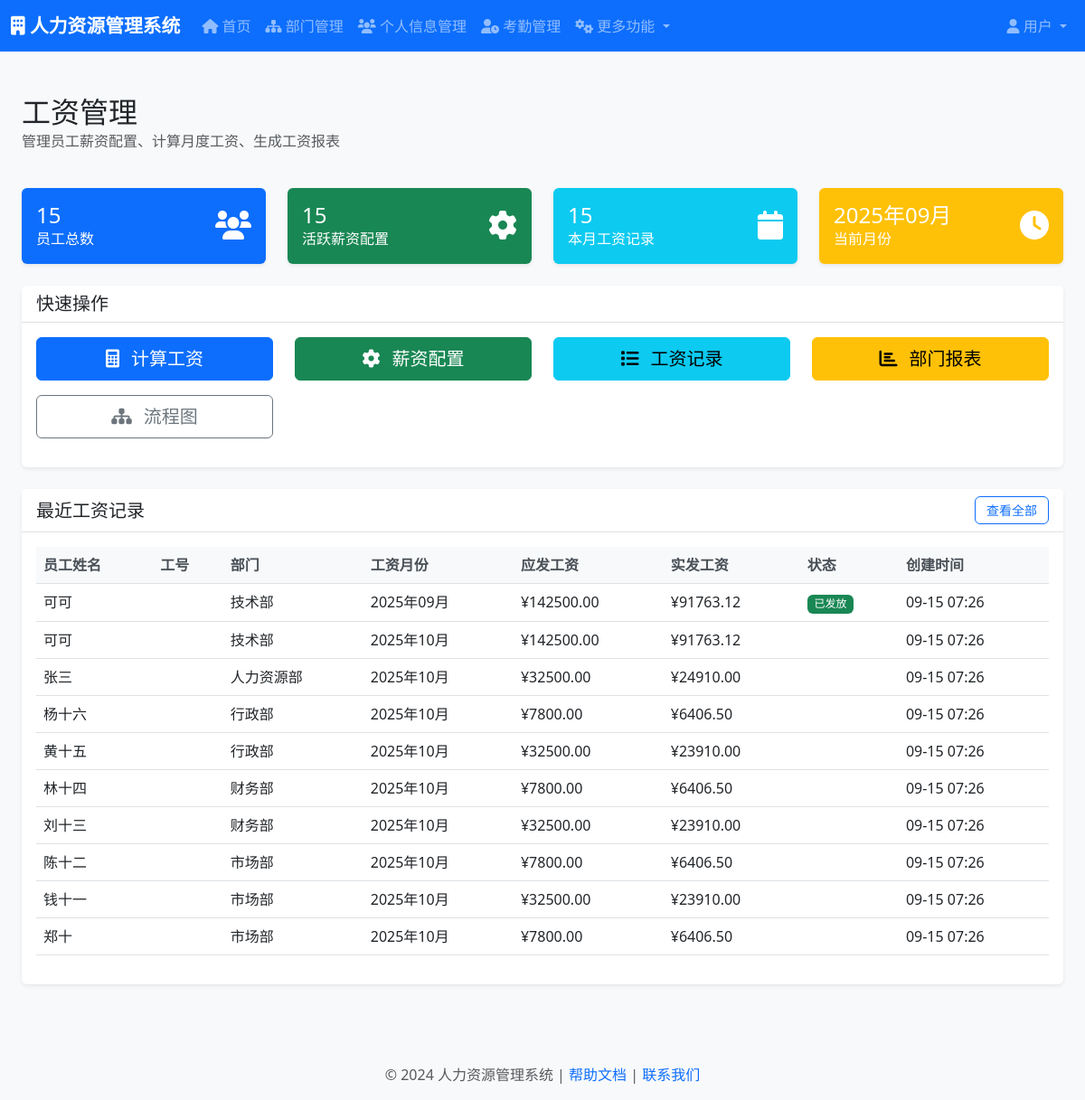
The page /salary/ on the database its author committed.
### salary_management/models.py (models this page shows, shortened)
class MonthlySalary(models.Model):
    STATUS_CHOICES = [
        ('DRAFT', '草稿'),
        ('CALCULATED', '已计算'),
        ('APPROVED', '已审批'),
        ('PAID', '已发放'),
    ]
    employee = models.ForeignKey(
        Personal, on_delete=models.CASCADE,
        verbose_name='员工', related_name='monthly_salaries'
    )
    salary_month = models.DateField(verbose_name='工资月份')
    basic_salary = models.DecimalField(
        max_digits=10, decimal_places=2,
        validators=[MinValueValidator(Decimal('0'))],
        verbose_name='基本工资'
    )
    performance_salary = models.DecimalField(
        max_digits=10, decimal_places=2, default=0,
        validators=[MinValueValidator(Decimal('0'))],
        verbose_name='绩效工资'
    )
    allowance = models.DecimalField(
        max_digits=10, decimal_places=2, default=0,
        validators=[MinValueValidator(Decimal('0'))],
        verbose_name='津贴补贴'
    )
    bonus = models.DecimalField(
        max_digits=10, decimal_places=2, default=0,
        validators=[MinValueValidator(Decimal('0'))],
        verbose_name='奖金'
    )
    overtime_pay = models.DecimalField(
        max_digits=10, decimal_places=2, default=0,
        validators=[MinValueValidator(Decimal('0'))],
        verbose_name='加班费'
    )
    gross_salary = models.DecimalField(
        max_digits=10, decimal_places=2,
        validators=[MinValueValidator(Decimal('0'))],
        verbose_name='应发工资'
    )
    social_insurance = models.DecimalField(
        max_digits=10, decimal_places=2, default=0,
        validators=[MinValueValidator(Decimal('0'))],
        verbose_name='社会保险'
    )
    housing_fund = models.DecimalField(
        max_digits=10, decimal_places=2, default=0,
        validators=[MinValueValidator(Decimal('0'))],
        verbose_name='住房公积金'
    )
    income_tax = models.DecimalField(
        max_digits=10, decimal_places=2, default=0,
        validators=[MinValueValidator(Decimal('0'))],
        verbose_name='个人所得税'
    )
    other_deduction = models.DecimalField(
        max_digits=10, decimal_places=2, default=0,
        validators=[MinValueValidator(Decimal('0'))],
        verbose_name='其他扣款'
    )
    total_deduction = models.DecimalField(
        max_digits=10, decimal_places=2,
        validators=[MinValueValidator(Decimal('0'))],
        verbose_name='扣款合计'
    )
    net_salary = models.DecimalField(
        max_digits=10, decimal_places=2,
        validators=[MinValueValidator(Decimal('0'))],
        verbose_name='实发工资'
    )
    status = models.CharField(
        max_length=20, choices=STATUS_CHOICES,
        default='DRAFT', verbose_name='状态'
    )
    pay_date = models.DateField(null=True, blank=True, verbose_name='发放日期')
    bank_account = models.CharField(
        max_length=50, blank=True, verbose_name='银行账号'
    )
    remarks = models.TextField(blank=True, verbose_name='备注')
    created_at = models.DateTimeField(auto_now_add=True, verbose_name='创建时间')
    updated_at = models.DateTimeField(auto_now=True, verbose_name='更新时间')
    class Meta:
        db_table = 't_monthly_salary'
        verbose_name = '月度工资记录'
        verbose_name_plural = '月度工资记录'
        ordering = ['-salary_month', 'employee__name']
        unique_together = ['employee', 'salary_month']

### personal/models.py (models this page shows, shortened)
class Personal(models.Model):
    GENDER_CHOICES = [
        (1, '男'),
        (2, '女'),
    ]
    EDUCATION_CHOICES = [
        (1, '小学'),
        (2, '初中'),
        (3, '高中'),
        (4, '中专'),
        (5, '大专'),
        (6, '本科'),
        (7, '硕士'),
        (8, '博士'),
    ]
    WORK_STATUS_CHOICES = [
        (1, '在职'),
        (2, '离职'),
        (3, '休假'),
        (4, '试用期'),
    ]
    name = models.CharField(max_length=255, verbose_name='员工姓名')
    gender = models.IntegerField(choices=GENDER_CHOICES, verbose_name='性别(1:男，2:女)')
    birthday = models.CharField(max_length=255, verbose_name='生日')
    phone = models.CharField(max_length=255, verbose_name='电话号码')
    age = models.IntegerField(verbose_name='年龄')
    email = models.EmailField(verbose_name='Email')
    identity = models.CharField(max_length=255, verbose_name='身份证号')
    education = models.IntegerField(choices=EDUCATION_CHOICES, verbose_name='学历')
    school = models.CharField(max_length=255, verbose_name='毕业院校')
    beginDate = models.CharField(max_length=255, verbose_name='入职日期')
    workStatus = models.IntegerField(choices=WORK_STATUS_CHOICES, verbose_name='工作状态')
    station = models.ForeignKey(Station, db_column='stationId', on_delete=models.CASCADE)
    class Meta:
        db_table = 't_personal'
        verbose_name = '员工表'

### station/models.py (models this page shows, shortened)
class Station(models.Model):
    stationName = models.CharField(max_length=50)
    description = models.TextField()
    department = models.ForeignKey(Department,db_column='departmentId', on_delete=models.CASCADE)
    class Meta:
        db_table = 't_station'

### department/models.py (models this page shows)
class Department(models.Model):
    departmentName = models.CharField(max_length=255, unique=True)
    description = models.TextField()
    class Meta:
        db_table = 't_department'

### salary_management/views.py (the view)
# urls.py: path('', views.salary_dashboard, name='dashboard'),
def salary_dashboard(request):
    current_month = date.today().replace(day=1)
    total_employees = Personal.objects.count()
    active_configs = EmployeeSalaryConfig.objects.filter(is_active=True).count()
    current_month_records = MonthlySalary.objects.filter(salary_month=current_month).count()
    recent_salaries = MonthlySalary.objects.select_related(
        'employee', 'employee__station', 'employee__station__department'
    ).order_by('-created_at')[:10]
    context = {
        'total_employees': total_employees,
        'active_configs': active_configs,
        'current_month_records': current_month_records,
        'recent_salaries': recent_salaries,
        'current_month': current_month,
    }
    return render(request, 'salary_management/dashboard.html', context)

### templates/salary_management/dashboard.html (shortened to what this page needs)
{% extends 'base.html' %}
{% load static %}
{% block content %}
<div class="container-fluid">
    <div class="row mb-4">
        <div class="col-12">
            <h2 class="mb-0">工资管理</h2>
            <p class="text-muted">管理员工薪资配置、计算月度工资、生成工资报表</p>
        </div>
    </div>
    <div class="row mb-4">
        <div class="col-md-3">
            <div class="card bg-primary text-white">
                <div class="card-body">
                    <div class="d-flex justify-content-between">
                        <div>
                            <h4 class="mb-0">{{ total_employees }}</h4>
                            <p class="mb-0">员工总数</p>
                        </div>
                        <div class="align-self-center">
                            <i class="fas fa-users fa-2x"></i>
                        </div>
                    </div>
                </div>
            </div>
        </div>
        <div class="col-md-3">
            <div class="card bg-success text-white">
                <div class="card-body">
                    <div class="d-flex justify-content-between">
                        <div>
                            <h4 class="mb-0">{{ active_configs }}</h4>
                            <p class="mb-0">活跃薪资配置</p>
                        </div>
                        <div class="align-self-center">
                            <i class="fas fa-cog fa-2x"></i>
                        </div>
                    </div>
                </div>
            </div>
        </div>
        <div class="col-md-3">
            <div class="card bg-info text-white">
                <div class="card-body">
                    <div class="d-flex justify-content-between">
                        <div>
                            <h4 class="mb-0">{{ current_month_records }}</h4>
                            <p class="mb-0">本月工资记录</p>
                        </div>
                        <div class="align-self-center">
                            <i class="fas fa-calendar fa-2x"></i>
                        </div>
                    </div>
                </div>
            </div>
        </div>
        <div class="col-md-3">
            <div class="card bg-warning text-white">
                <div class="card-body">
                    <div class="d-flex justify-content-between">
                        <div>
                            <h4 class="mb-0">{{ current_month|date:"Y年m月" }}</h4>
                            <p class="mb-0">当前月份</p>
                        </div>
                        <div class="align-self-center">
                            <i class="fas fa-clock fa-2x"></i>
                        </div>
                    </div>
                </div>
            </div>
        </div>
    </div>
    <div class="row mb-4">
        <div class="col-12">
            <div class="card">
                <div class="card-header">
                    <h5 class="mb-0">快速操作</h5>
                </div>
                <div class="card-body">
                    <div class="row">
                        <div class="col-md-3 mb-3">
                            <a href="{% url 'salary_management:calculate' %}" class="btn btn-primary btn-lg w-100">
                                <i class="fas fa-calculator me-2"></i>
                                计算工资
                            </a>
                        </div>
                        <div class="col-md-3 mb-3">
                            <a href="{% url 'salary_management:config_list' %}" class="btn btn-success btn-lg w-100">
                                <i class="fas fa-cog me-2"></i>
                                薪资配置
                            </a>
                        </div>
                        <div class="col-md-3 mb-3">
                            <a href="{% url 'salary_management:monthly_list' %}" class="btn btn-info btn-lg w-100">
                                <i class="fas fa-list me-2"></i>
                                工资记录
                            </a>
                        </div>
                        <div class="col-md-3 mb-3">
                            <a href="{% url 'salary_management:department_report' %}" class="btn btn-warning btn-lg w-100">
                                <i class="fas fa-chart-bar me-2"></i>
                                部门报表
                            </a>
                        </div>
                        <div class="col-md-3 mb-3">
                            <a href="{% url 'salary_management:workflow' %}" class="btn btn-outline-secondary btn-lg w-100">
                                <i class="fas fa-sitemap me-2"></i>
                                流程图
                            </a>
                        </div>
                    </div>
                </div>
            </div>
        </div>
    </div>
    <div class="row">
        <div class="col-12">
            <div class="card">
                <div class="card-header d-flex justify-content-between align-items-center">
                    <h5 class="mb-0">最近工资记录</h5>
                    <a href="{% url 'salary_management:monthly_list' %}" class="btn btn-sm btn-outline-primary">
                        查看全部
                    </a>
                </div>
                <div class="card-body">
                    {% if recent_salaries %}
                        <div class="table-responsive">
                            <table class="table table-hover">
                                <thead>
                                    <tr>
                                        <th>员工姓名</th>
                                        <th>工号</th>
                                        <th>部门</th>
                                        <th>工资月份</th>
                                        <th>应发工资</th>
                                        <th>实发工资</th>
                                        <th>状态</th>
                                        <th>创建时间</th>
                                    </tr>
                                </thead>
                                <tbody>
                                    {% for salary in recent_salaries %}
                                    <tr>
                                        <td>{{ salary.employee.name }}</td>
                                        <td>{{ salary.employee.employeeId }}</td>
                                        <td>{{ salary.employee.station.department.departmentName }}</td>
                                        <td>{{ salary.salary_month|date:"Y年m月" }}</td>
                                        <td>¥{{ salary.gross_salary|floatformat:2 }}</td>
                                        <td>¥{{ salary.net_salary|floatformat:2 }}</td>
                                        <td>
                                            {% if salary.status == 'DRAFT' %}
                                                <span class="badge bg-secondary">草稿</span>
                                            {% elif salary.status == 'CONFIRMED' %}
                                                <span class="badge bg-primary">已确认</span>
                                            {% elif salary.status == 'PAID' %}
                                                <span class="badge bg-success">已发放</span>
                                            {% endif %}
                                        </td>
                                        <td>{{ salary.created_at|date:"m-d H:i" }}</td>
                                    </tr>
                                    {% endfor %}
                                </tbody>
                            </table>
                        </div>
                    {% endif %}
                </div>
            </div>
        </div>
    </div>
</div>
{% endblock %}

### rows shown on the page
MonthlySalary: employee.name "可可", employee.station.department.departmentName "技术部", salary_month "2025年09月", gross_salary "142500.00", net_salary "91763.12", status "已发放", created_at "09-15 07:26"
MonthlySalary: employee.name "可可", employee.station.department.departmentName "技术部", salary_month "2025年10月", gross_salary "142500.00", net_salary "91763.12", created_at "09-15 07:26"
MonthlySalary: employee.name "张三", employee.station.department.departmentName "人力资源部", salary_month "2025年10月", gross_salary "32500.00", net_salary "24910.00", created_at "09-15 07:26"
MonthlySalary: employee.name "杨十六", employee.station.department.departmentName "行政部", salary_month "2025年10月", gross_salary "7800.00", net_salary "6406.50", created_at "09-15 07:26"
MonthlySalary: employee.name "黄十五", employee.station.department.departmentName "行政部", salary_month "2025年10月", gross_salary "32500.00", net_salary "23910.00", created_at "09-15 07:26"
MonthlySalary: employee.name "林十四", employee.station.department.departmentName "财务部", salary_month "2025年10月", gross_salary "7800.00", net_salary "6406.50", created_at "09-15 07:26"
MonthlySalary: employee.name "刘十三", employee.station.department.departmentName "财务部", salary_month "2025年10月", gross_salary "32500.00", net_salary "23910.00", created_at "09-15 07:26"
MonthlySalary: employee.name "陈十二", employee.station.department.departmentName "市场部", salary_month "2025年10月", gross_salary "7800.00", net_salary "6406.50", created_at "09-15 07:26"
MonthlySalary: employee.name "钱十一", employee.station.department.departmentName "市场部", salary_month "2025年10月", gross_salary "32500.00", net_salary "23910.00", created_at "09-15 07:26"
MonthlySalary: employee.name "郑十", employee.station.department.departmentName "市场部", salary_month "2025年10月", gross_salary "7800.00", net_salary "6406.50", created_at "09-15 07:26"

### other values the page prints
{{ total_employees }} "15"
{{ active_configs }} "15"
{{ current_month_records }} "15"
{{ current_month|date:"Y年m月" }} "2025年09月"
